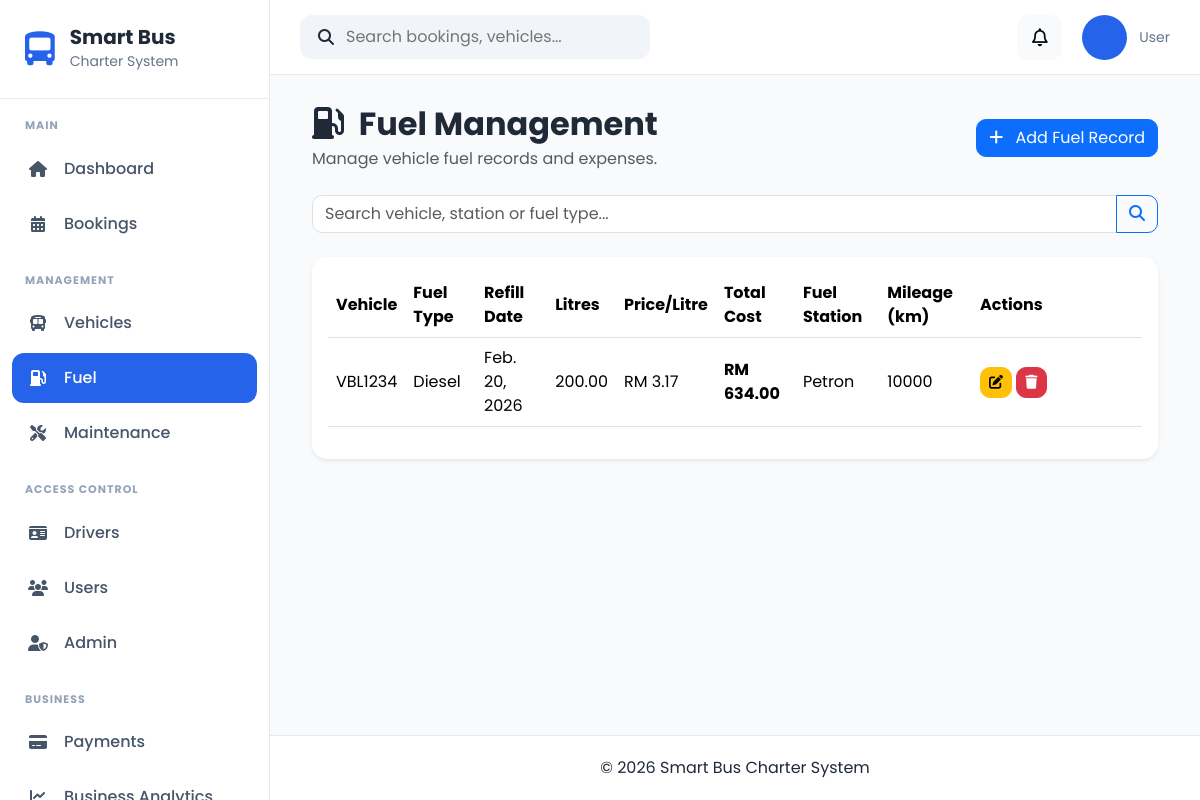
The app's page /fuel/ with its own data.
### apps/fuel/models.py (models this page shows, shortened)
class Fuel(models.Model):
    FUEL_TYPE_CHOICES = [
        ("Diesel", "Diesel"),
        ("Petrol", "Petrol"),
    ]
    vehicle = models.ForeignKey(
        Vehicle,
        on_delete=models.CASCADE,
        related_name="fuel_records",
    )
    fuel_type = models.CharField(
        max_length=20,
        choices=FUEL_TYPE_CHOICES,
    )
    refill_date = models.DateField()
    litres = models.DecimalField(
        max_digits=8,
        decimal_places=2,
    )
    price_per_litre = models.DecimalField(
        max_digits=8,
        decimal_places=2,
    )
    total_cost = models.DecimalField(
        max_digits=10,
        decimal_places=2,
    )
    fuel_station = models.CharField(
        max_length=150,
    )
    mileage = models.PositiveIntegerField(
        help_text="Vehicle mileage during refill (km)"
    )
    remarks = models.TextField(
        blank=True,
    )
    created_at = models.DateTimeField(
        default=timezone.now,
    )
    updated_at = models.DateTimeField(
        auto_now=True,
    )
    class Meta:
        ordering = [
            "-refill_date",
            "-created_at",
        ]

### apps/vehicles/models.py (models this page shows, shortened)
class Vehicle(models.Model):
    STATUS_CHOICES = [
        ("Available", "Available"),
        ("Booked", "Booked"),
        ("Maintenance", "Maintenance"),
        ("Inactive", "Inactive"),
    ]
    BUS_TYPE_CHOICES = [
        ("Mini Bus", "Mini Bus"),
        ("Standard Bus", "Standard Bus"),
        ("VIP Coach", "VIP Coach"),
    ]
    registration_number = models.CharField(
        max_length=20,
        unique=True
    )
    vehicle_name = models.CharField(
        max_length=100
    )
    bus_type = models.CharField(
        max_length=30,
        choices=BUS_TYPE_CHOICES
    )
    seat_capacity = models.PositiveIntegerField()
    manufacture_year = models.PositiveIntegerField()
    insurance_expiry = models.DateField()
    road_tax_expiry = models.DateField()
    status = models.CharField(
        max_length=20,
        choices=STATUS_CHOICES,
        default="Available"
    )
    image = models.ImageField(
        upload_to="vehicles/",
        blank=True,
        null=True
    )
    created_at = models.DateTimeField(auto_now_add=True)
    updated_at = models.DateTimeField(auto_now=True)

### apps/fuel/views.py (the view)
def fuel_list(request):
    search = request.GET.get("search", "")
    fuels = Fuel.objects.select_related(
        "vehicle"
    ).order_by("-refill_date")
    if search:
        fuels = fuels.filter(
            Q(vehicle__registration_number__icontains=search) |
            Q(fuel_station__icontains=search) |
            Q(fuel_type__icontains=search)
        )
    paginator = Paginator(fuels, 10)
    page_number = request.GET.get("page")
    page_obj = paginator.get_page(page_number)
    return render(
        request,
        "fuel/fuel_list.html",
        {
            "page_obj": page_obj,
            "fuels": page_obj,
            "search": search,
            "is_paginated": page_obj.has_other_pages(),
        }
    )

### apps/notifications/context_processors.py (called while the page is built, shortened)
def notification_context(request):
    if not request.user.is_authenticated:
        return {}

### templates/fuel/fuel_list.html (shortened to what this page needs)
{% extends "crud/base_list.html" %}
{% block header_title %}
<i class="fas fa-gas-pump me-2"></i>
Fuel Management
{% endblock %}
{% block header_subtitle %}
Manage vehicle fuel records and expenses.
{% endblock %}
{% block add_button %}
<a href="{% url 'fuel:fuel_create' %}" class="btn btn-primary">
    <i class="fas fa-plus me-2"></i>
    Add Fuel Record
</a>
{% endblock %}
{% block search %}
<form method="GET" class="mb-4">
    <div class="input-group">
        <input
            type="text"
            name="search"
            class="form-control"
            placeholder="Search vehicle, station or fuel type..."
            value="{{ search }}">
        <button class="btn btn-outline-primary" type="submit">
            <i class="fas fa-search"></i>
        </button>
    </div>
</form>
{% endblock %}
{% block table %}
<table class="table table-hover align-middle">
    <thead>
        <tr>
            <th>Vehicle</th>
            <th>Fuel Type</th>
            <th>Refill Date</th>
            <th>Litres</th>
            <th>Price/Litre</th>
            <th>Total Cost</th>
            <th>Fuel Station</th>
            <th>Mileage (km)</th>
            <th width="170">Actions</th>
        </tr>
    </thead>
    <tbody>
    {% for fuel in fuels %}
        <tr>
            <td>{{ fuel.vehicle.registration_number }}</td>
            <td>{{ fuel.fuel_type }}</td>
            <td>{{ fuel.refill_date }}</td>
            <td>{{ fuel.litres }}</td>
            <td>RM {{ fuel.price_per_litre }}</td>
            <td>
                <strong>RM {{ fuel.total_cost }}</strong>
            </td>
            <td>{{ fuel.fuel_station }}</td>
            <td>{{ fuel.mileage }}</td>
            <td>
                <a href="{% url 'fuel:fuel_update' fuel.pk %}"
                   class="btn btn-warning btn-sm">
                    <i class="fas fa-edit"></i>
                </a>
                <a href="{% url 'fuel:fuel_delete' fuel.pk %}"
                   class="btn btn-danger btn-sm">
                    <i class="fas fa-trash"></i>
                </a>
            </td>
        </tr>
    {% endfor %}
    </tbody>
</table>
{% endblock %}

### static/css/base.css (style rules this page uses)
* { margin:0; padding:0; box-sizing:border-box; font-family:'Poppins',sans-serif; }
body { background:#F8FAFC; color:#1F2937; overflow-x:hidden; }
a { text-decoration:none; }

### static/css/crud.css (style rules this page uses)
.table thead { background:#0d6efd; color:white; }
.table th { vertical-align:middle; }
.table td { vertical-align:middle; }
.btn { border-radius:10px; }
.form-control, .form-select { border-radius:10px; }

### records on screen
Fuel: vehicle.registration_number "VBL1234", fuel_type "Diesel", refill_date "Feb. 20, 2026", litres "200.00", price_per_litre "3.17", total_cost "634.00", fuel_station "Petron", mileage "10000"
